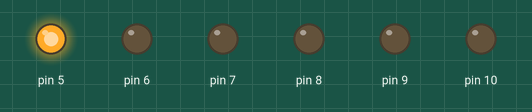
The sketch below on a simulated Arduino Nano, built with avr-gcc and run on an emulated ATmega328P. Shown: output pins drawn as LEDs (lit = HIGH).

Above: at 0.2 s.
At 1.7 s:
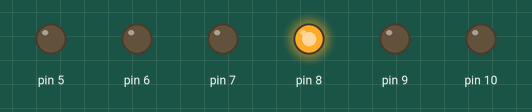
At 2.7 s:
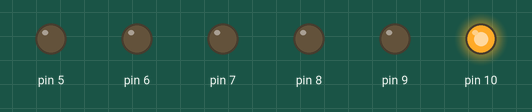
At 4.0 s:
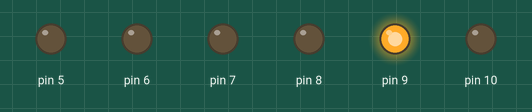
At 5.5 s:
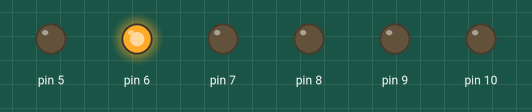
At 7.7 s:
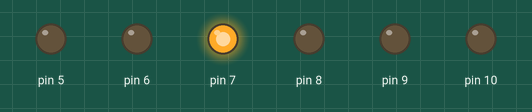
Timing chart, 0 to 8.5 s (numbered marks = the images above):
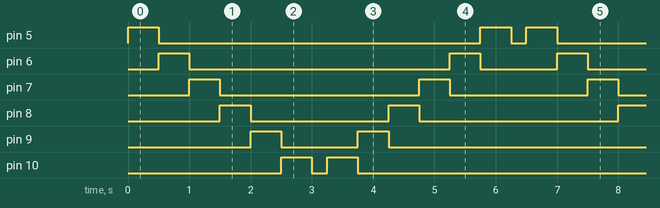

The sketch:

Projekt2v1.ino
```cpp
#define LEDAnfang 5 //erster Pin
#define LEDEnde 10 //Letzter Pin
#define Schrittweite 1 //Wie viele Pins entfernt?
#define Wartezeit 500 //Wie viele ms soll gewartet werden?
/*
Name:		Projekt2v1.ino
Created:	03.04.2016 10:48:39
Author:	Rubeen
*/

// Methode beim Start
void setup()
{
	//solange, wie...
	//Setze i = LEDAnfang
	//... i kleiner o. gleich LEDEnde ist,
	//addiere Schrittweite
	for (int i = LEDAnfang; i <= LEDEnde; i = i + Schrittweite)
	{
		pinMode(i, OUTPUT);
	}
}

// Schleife während Betrieb
void loop()
{
	for (int i = LEDAnfang; i <= LEDEnde; i = i + Schrittweite)
	{
		digitalWrite(i, HIGH);
		delay(Wartezeit);
		digitalWrite(i, LOW);
	}

	delay(Wartezeit / 2);

	for (int i = LEDEnde; i >= LEDAnfang; i = i - Schrittweite)
	{
		digitalWrite(i, HIGH);
		delay(Wartezeit);
		digitalWrite(i, LOW);
	}

	delay(Wartezeit / 2);
}
```

Measured:
- by itself, pin 5: repeats every 6.5 s: LOW 5.3 s, HIGH 0.50 s, LOW 0.25 s, HIGH 0.50 s
- by itself, pin 6: repeats every 6.5 s: LOW 4.3 s, HIGH 0.50 s, LOW 1.3 s, HIGH 0.50 s
- by itself, pin 7: repeats every 6.5 s: LOW 3.3 s, HIGH 0.50 s, LOW 2.3 s, HIGH 0.50 s
- by itself, pin 8: repeats every 6.5 s: LOW 2.3 s, HIGH 0.50 s, LOW 3.3 s, HIGH 0.50 s
- by itself, pin 9: repeats every 6.5 s: LOW 1.3 s, HIGH 0.50 s, LOW 4.3 s, HIGH 0.50 s
- by itself, pin 10: repeats every 6.5 s: LOW 0.25 s, HIGH 0.50 s, LOW 5.3 s, HIGH 0.50 s
